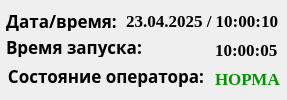
              <widget class="QWidget" name="widget_14" native="true">
               <property name="minimumSize">
                <size>
                 <width>0</width>
                 <height>100</height>
                </size>
               </property>
               <property name="maximumSize">
                <size>
                 <width>333</width>
                 <height>100</height>
                </size>
               </property>
               <property name="styleSheet">
                <string notr="true">#widget_14 {border: 2px solid white}</string>
               </property>
               <layout class="QGridLayout" name="gridLayout_12">
                <property name="leftMargin">
                 <number>6</number>
                </property>
                <property name="rightMargin">
                 <number>6</number>
                </property>
                <property name="horizontalSpacing">
                 <number>9</number>
                </property>
                <item row="0" column="0">
                 <widget class="QLabel" name="label_2">
                  <property name="minimumSize">
                   <size>
                    <width>0</width>
                    <height>0</height>
                   </size>
                  </property>
                  <property name="font">
                   <font>
                    <family>Jura</family>
                    <pointsize>13</pointsize>
                    <weight>75</weight>
                    <bold>true</bold>
                   </font>
                  </property>
                  <property name="text">
                   <string>Дата/время:</string>
                  </property>
                  <property name="scaledContents">
                   <bool>false</bool>
                  </property>
                  <property name="alignment">
                   <set>Qt::AlignCenter</set>
                  </property>
                  <property name="wordWrap">
                   <bool>true</bool>
                  </property>
                 </widget>
                </item>
                <item row="1" column="0" colspan="2">
                 <widget class="QLabel" name="label_3">
                  <property name="minimumSize">
                   <size>
                    <width>0</width>
                    <height>0</height>
                   </size>
                  </property>
                  <property name="font">
                   <font>
                    <family>Jura</family>
                    <pointsize>13</pointsize>
                    <weight>75</weight>
                    <bold>true</bold>
                   </font>
                  </property>
                  <property name="text">
                   <string>Время запуска:</string>
                  </property>
                  <property name="scaledContents">
                   <bool>false</bool>
                  </property>
                  <property name="alignment">
                   <set>Qt::AlignLeading|Qt::AlignLeft|Qt::AlignVCenter</set>
                  </property>
                  <property name="wordWrap">
                   <bool>true</bool>
                  </property>
                 </widget>
                </item>
                <item row="1" column="2" rowspan="2" colspan="2">
                 <widget class="QLabel" name="label_17">
                  <property name="minimumSize">
                   <size>
                    <width>0</width>
                    <height>0</height>
                   </size>
                  </property>
                  <property name="font">
                   <font>
                    <family>Tinos</family>
                    <pointsize>13</pointsize>
                    <weight>75</weight>
                    <bold>true</bold>
                   </font>
                  </property>
                  <property name="text">
                   <string>10:00:05</string>
                  </property>
                  <property name="scaledContents">
                   <bool>false</bool>
                  </property>
                  <property name="alignment">
                   <set>Qt::AlignLeading|Qt::AlignLeft|Qt::AlignVCenter</set>
                  </property>
                  <property name="wordWrap">
                   <bool>true</bool>
                  </property>
                 </widget>
                </item>
                <item row="2" column="0" rowspan="2" colspan="2">
                 <widget class="QLabel" name="label_7">
                  <property name="minimumSize">
                   <size>
                    <width>200</width>
                    <height>0</height>
                   </size>
                  </property>
                  <property name="font">
                   <font>
                    <family>Jura</family>
                    <pointsize>13</pointsize>
                    <weight>75</weight>
                    <bold>true</bold>
                   </font>
                  </property>
                  <property name="text">
                   <string>Состояние оператора:</string>
                  </property>
                  <property name="scaledContents">
                   <bool>false</bool>
                  </property>
                  <property name="alignment">
                   <set>Qt::AlignCenter</set>
                  </property>
                  <property name="wordWrap">
                   <bool>true</bool>
                  </property>
                 </widget>
                </item>
                <item row="3" column="2" colspan="2">
                 <widget class="QLabel" name="label_18">
                  <property name="minimumSize">
                   <size>
                    <width>0</width>
                    <height>0</height>
                   </size>
                  </property>
                  <property name="font">
                   <font>
                    <family>Tinos</family>
                    <pointsize>13</pointsize>
                    <weight>75</weight>
                    <bold>true</bold>
                   </font>
                  </property>
                  <property name="styleSheet">
                   <string notr="true">color: rgb(0,150,0)</string>
                  </property>
                  <property name="text">
                   <string>НОРМА</string>
                  </property>
                  <property name="scaledContents">
                   <bool>false</bool>
                  </property>
                  <property name="alignment">
                   <set>Qt::AlignLeading|Qt::AlignLeft|Qt::AlignVCenter</set>
                  </property>
                  <property name="wordWrap">
                   <bool>true</bool>
                  </property>
                 </widget>
                </item>
                <item row="0" column="1" colspan="3">
                 <widget class="QLabel" name="label_16">
                  <property name="minimumSize">
                   <size>
                    <width>0</width>
                    <height>0</height>
                   </size>
                  </property>
                  <property name="font">
                   <font>
                    <family>Tinos</family>
                    <pointsize>13</pointsize>
                    <weight>75</weight>
                    <bold>true</bold>
                   </font>
                  </property>
                  <property name="text">
                   <string>23.04.2025 / 10:00:10</string>
                  </property>
                  <property name="scaledContents">
                   <bool>false</bool>
                  </property>
                  <property name="alignment">
                   <set>Qt::AlignLeading|Qt::AlignLeft|Qt::AlignVCenter</set>
                  </property>
                  <property name="wordWrap">
                   <bool>true</bool>
                  </property>
                 </widget>
                </item>
               </layout>
              </widget>
